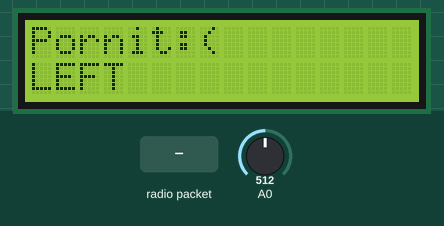
Simulated run of this sketch. Board: Arduino Uno, built with avr-gcc and run on an emulated ATmega328P. Parts: 16×2 character LCD. Inputs (shaded band) come from the test bench; at power-on: A0 = 512. No radio packets arrive unless stated; what the sketch prints to the serial monitor is not drawn.

Above: at 1.2 s.
1.3 s: radio packet "1" arrives
At 1.31 s:
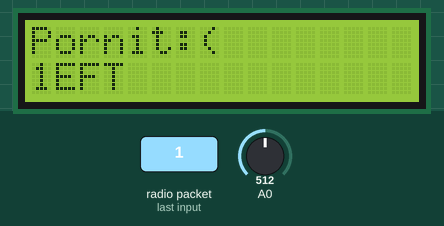
2.8 s: A0 set to 440
At 3.8 s:
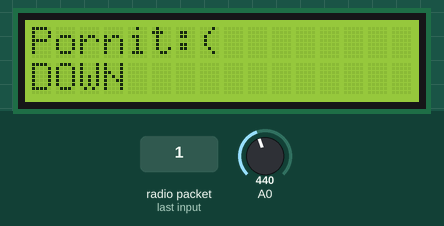
Timing chart, 0 to 5.8 s (numbered marks = the images above; inputs shaded):
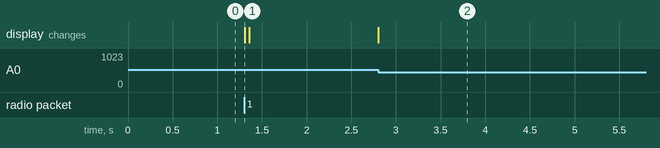

The sketch:

__MonitorizareRadio24_2018.ino
```cpp
//Sample using LiquidCrystal library
#include <LiquidCrystal.h>

#include <SPI.h>
#include <nRF24L01.h>
#include <RF24.h>
#include <printf.h>

#include <Wire.h>
#include "RTClib.h"

RTC_DS1307 RTC;
static DateTime now;

//RF24 radio(7, 8);
RF24 radio(3, 2);

const byte rxAddr[6] = "00001";


/*******************************************************

This program will test the LCD panel and the buttons
Mark Bramwell, July 2010

********************************************************/

// select the pins used on the LCD panel
LiquidCrystal lcd(8, 9, 4, 5, 6, 7);

// define some values used by the panel and buttons
int lcd_key     = 0;
int adc_key_in  = 0;
#define btnRIGHT  0
#define btnUP     1
#define btnDOWN   2
#define btnLEFT   3
#define btnSELECT 4
#define btnNONE   5

// read the buttons
int read_LCD_buttons()
{
 adc_key_in = analogRead(0);      // read the value from the sensor
 // my buttons when read are centered at these valies: 0, 144, 329, 504, 741
 // we add approx 50 to those values and check to see if we are close
 if (adc_key_in > 1000) return btnNONE; // We make this the 1st option for speed reasons since it will be the most likely result
 // For V1.1 us this threshold
 if (adc_key_in < 50)   return btnRIGHT;
 if (adc_key_in < 250)  return btnUP;
 if (adc_key_in < 450)  return btnDOWN;
 if (adc_key_in < 650)  return btnLEFT;
 if (adc_key_in < 850)  return btnSELECT;

 // For V1.0 comment the other threshold and use the one below:
/*
 if (adc_key_in < 50)   return btnRIGHT;
 if (adc_key_in < 195)  return btnUP;
 if (adc_key_in < 380)  return btnDOWN;
 if (adc_key_in < 555)  return btnLEFT;
 if (adc_key_in < 790)  return btnSELECT;
*/


 return btnNONE;  // when all others fail, return this...
}
String old_amprenta="";
String amprenta="";
    String Atribut="";
    String Valoare="";
    int pas=10;

void setup()
{

  printf_begin();
 // while (!Serial);
   Serial.begin(115200);

  radio.begin();
  //radio.setRetries(15, 15);
  radio.setPALevel(RF24_PA_MAX);
  radio.setDataRate(RF24_250KBPS);
  radio.openReadingPipe(0, rxAddr);
  radio.startListening();
  radio.printDetails();
  radio.getDataRate();
  ////
  Wire.begin();
    RTC.begin();
  // Check to see if the RTC is keeping time.  If it is, load the time from your computer.
  if (! RTC.isrunning()) {
  //  Serial.println("RTC is NOT running!");
    // This will reflect the time that your sketch was compiled
    RTC.adjust(DateTime(__DATE__, __TIME__));
  }
  ////
   lcd.begin(16, 2);              // start the library
 lcd.setCursor(0,0);
 lcd.print("Pornit"); // print a simple message
 if (radio.available())
  {
    lcd.print("+RF");
  }
  else
  {
    lcd.print(":(");
  }

}

void loop()
{

  if (radio.available())
  {
    //lcd.clear();
    char text[255] = {0};
    radio.read(&text, sizeof(text));
    //Serial.println(strlen(text));
    //Serial.println(text);
    //

    String msg=String(text);

    if(msg.indexOf('{')!=-1){
    amprenta=msg.substring(msg.indexOf('{')+1,msg.indexOf('}'));
    msg=msg.substring(msg.indexOf('}')+2);
    }
    if(msg.indexOf('[')!=-1){
    Atribut=msg.substring(msg.indexOf('[')+1,msg.indexOf(']'));
    }
    else
    {
      Valoare=msg;
      }

    if(old_amprenta!=amprenta)
    {
      old_amprenta=amprenta;
      }
      else
      {
        lcd.setCursor(0,0);
    lcd.print(Atribut); // print a simple message
    lcd.setCursor(0,1);
 lcd.print(Valoare); // print a simple message
 Serial.println(Valoare);
 delay(50);
        }
        lcd.setCursor(0,1);            // move to the begining of the second line
lcd.print(msg); // print a simple message

  }


 lcd_key = read_LCD_buttons();  // read the buttons
 lcd.setCursor(0,1);            // move to the begining of the second line
//lcd.print(msg); // print a simple message
 switch (lcd_key)               // depending on which button was pushed, we perform an action
 {
   case btnRIGHT:
     {
     lcd.print("RIGHT ");
     break;
     }
   case btnLEFT:
     {
     lcd.print("LEFT   ");
     break;
     }
   case btnUP:
     {
     lcd.print("UP    ");
     pas+=10;
     break;
     }
   case btnDOWN:
     {
     lcd.print("DOWN  ");
     pas-=10;
     break;
     }
   case btnSELECT:
     {
     lcd.print("SELECT");
     break;
     }
     case btnNONE:
     {
     //lcd.print("NONE  ");
     break;
     }
 }
 delay(pas);
}
```

Measured:
- after the input at 1.3 s, the display: changes at once (image 1)
- after the input at 2.8 s, the display: changes at once (image 2)
